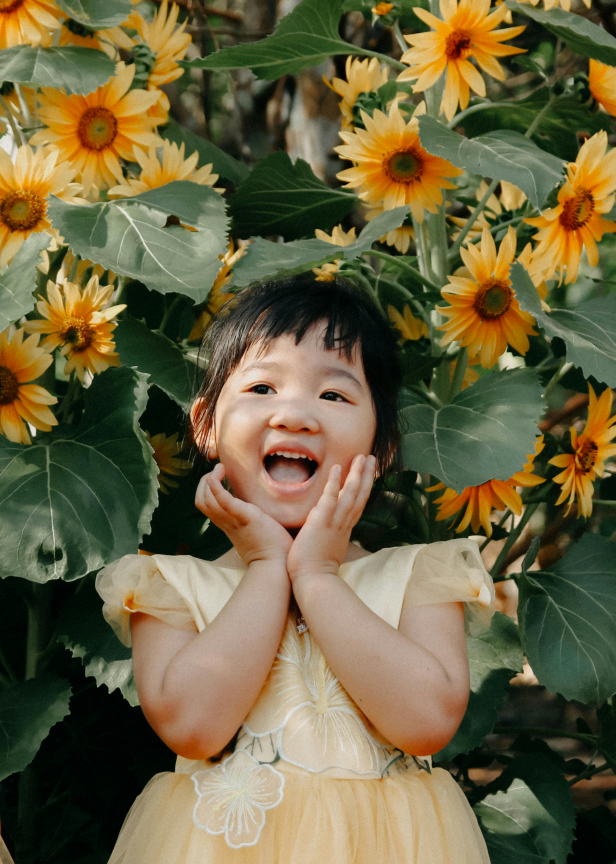
#> input picture basics/test.jpg, 2461 x 3456 px (shown at 1/4 size)
$ python image_operations.py
#> lines starting #> are read from the running program, lines starting #| are printed output that depends on the picture

# OpenCV Image Processing Script
# File handling improved using pathlib to make paths independent of working directory.
# GitHub Copilot was used to assist in implementing file handling logic.

import cv2
import sys
from pathlib import Path

# Make paths relative to this script so behavior doesn't depend on CWD
SCRIPT_DIR = Path(__file__).resolve().parent
INPUT_PATH = SCRIPT_DIR / "test.jpg"
OUTPUT_DIR = SCRIPT_DIR / "outputs"
OUTPUT_DIR.mkdir(parents=True, exist_ok=True)

print(f"Script dir: {SCRIPT_DIR}")
print(f"Current working dir: {Path.cwd()}")
print(f"Looking for input image at: {INPUT_PATH}")

# LOAD IMAGE
img = cv2.imread(str(INPUT_PATH))
#> img is the input picture: shape (3456, 2461, 3); mean B, G, R 64.6, 98.9, 107.9
if img is None:
    print(f"ERROR: Image not found. Tried: {INPUT_PATH}")
    sys.exit(1)

# Safe imshow (won't crash in headless environments)
def safe_imshow(name, image):
    try:
        cv2.namedWindow(name, cv2.WINDOW_NORMAL)
        cv2.imshow(name, image)
    except Exception as e:
        print(f"Warning: can't show window '{name}': {e}")

# ORIGINAL
safe_imshow("Original", img)

# IMAGE INFO
print("Shape (H, W, C):", img.shape)
#| Shape (H, W, C): (3456, 2461, 3)
print("Data type:", img.dtype)
#| Data type: uint8

# GRAYSCALE
gray = cv2.cvtColor(img, cv2.COLOR_BGR2GRAY)
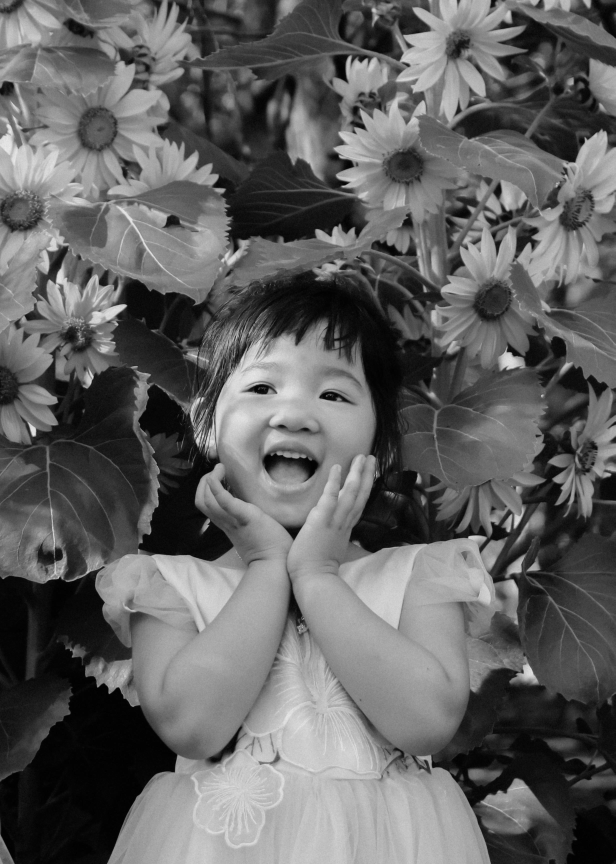
#> gray: shape (3456, 2461) (shown at 1/4 size); min 0, max 237, mean 97.6
safe_imshow("Grayscale", gray)

# RESIZE
resized = cv2.resize(img, (1000, 1700))
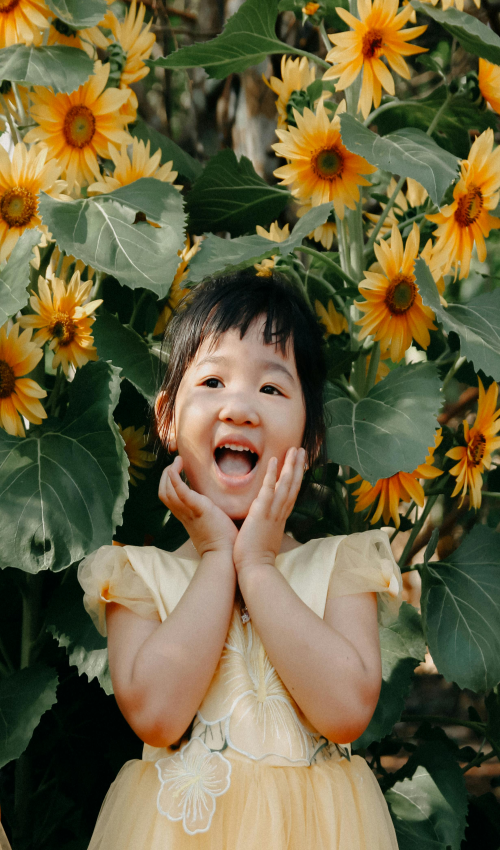
#> resized: shape (1700, 1000, 3) (shown at 1/2 size); mean B, G, R 64.5, 98.7, 107.8
safe_imshow("Resized", resized)

# SAFE CROP
h, w = img.shape[:2]
#> h = 3456; w = 2461
cropped = None
if h > 500 and w > 1000:
    cropped = img[10:500, 30:1000]
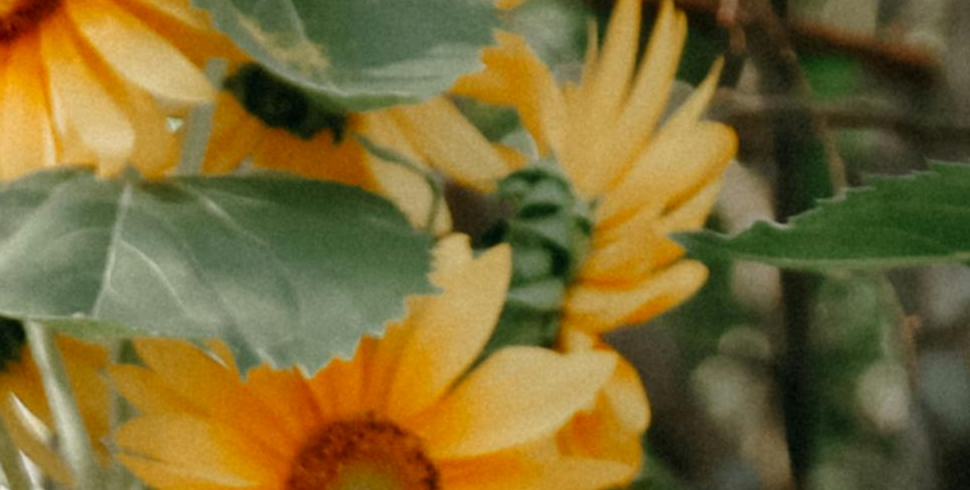
#> cropped: shape (490, 970, 3); mean B, G, R 52.2, 106.5, 123.1
    safe_imshow("Cropped", cropped)

# ROTATE
center = (w // 2, h // 2)
#> center = (1230, 1728)
matrix = cv2.getRotationMatrix2D(center, 90, 1.0)
rotated = cv2.warpAffine(img, matrix, (w, h))
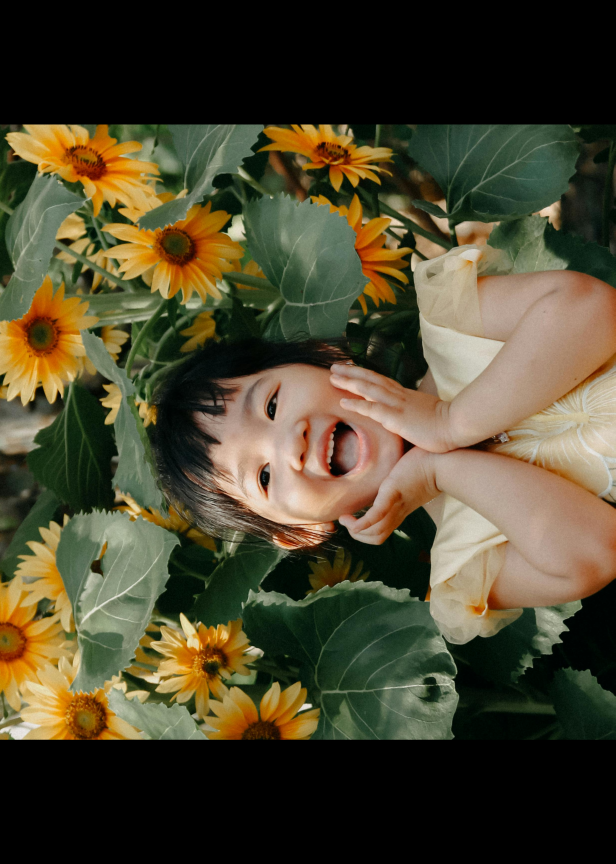
#> rotated: shape (3456, 2461, 3) (shown at 1/4 size); mean B, G, R 46.3, 69.7, 76
safe_imshow("Rotated", rotated)

# SAVE IMAGES (use script-relative outputs directory)
out_gray = OUTPUT_DIR / "gray.jpg"
out_resized = OUTPUT_DIR / "resized.jpg"
out_cropped = OUTPUT_DIR / "cropped.jpg"
out_rotated = OUTPUT_DIR / "rotated.jpg"

ok1 = cv2.imwrite(str(out_gray), gray)
ok2 = cv2.imwrite(str(out_resized), resized)
ok3 = cv2.imwrite(str(out_cropped), cropped) if cropped is not None else False
ok4 = cv2.imwrite(str(out_rotated), rotated)

print("Saved files:")
print(f" - {out_gray}: {ok1}")
#|  - basics/outputs/gray.jpg: True
print(f" - {out_resized}: {ok2}")
#|  - basics/outputs/resized.jpg: True
print(f" - {out_cropped}: {ok3}")
#|  - basics/outputs/cropped.jpg: True
print(f" - {out_rotated}: {ok4}")
#|  - basics/outputs/rotated.jpg: True

try:
    cv2.waitKey(0)
    cv2.destroyAllWindows()
except Exception:
    pass
